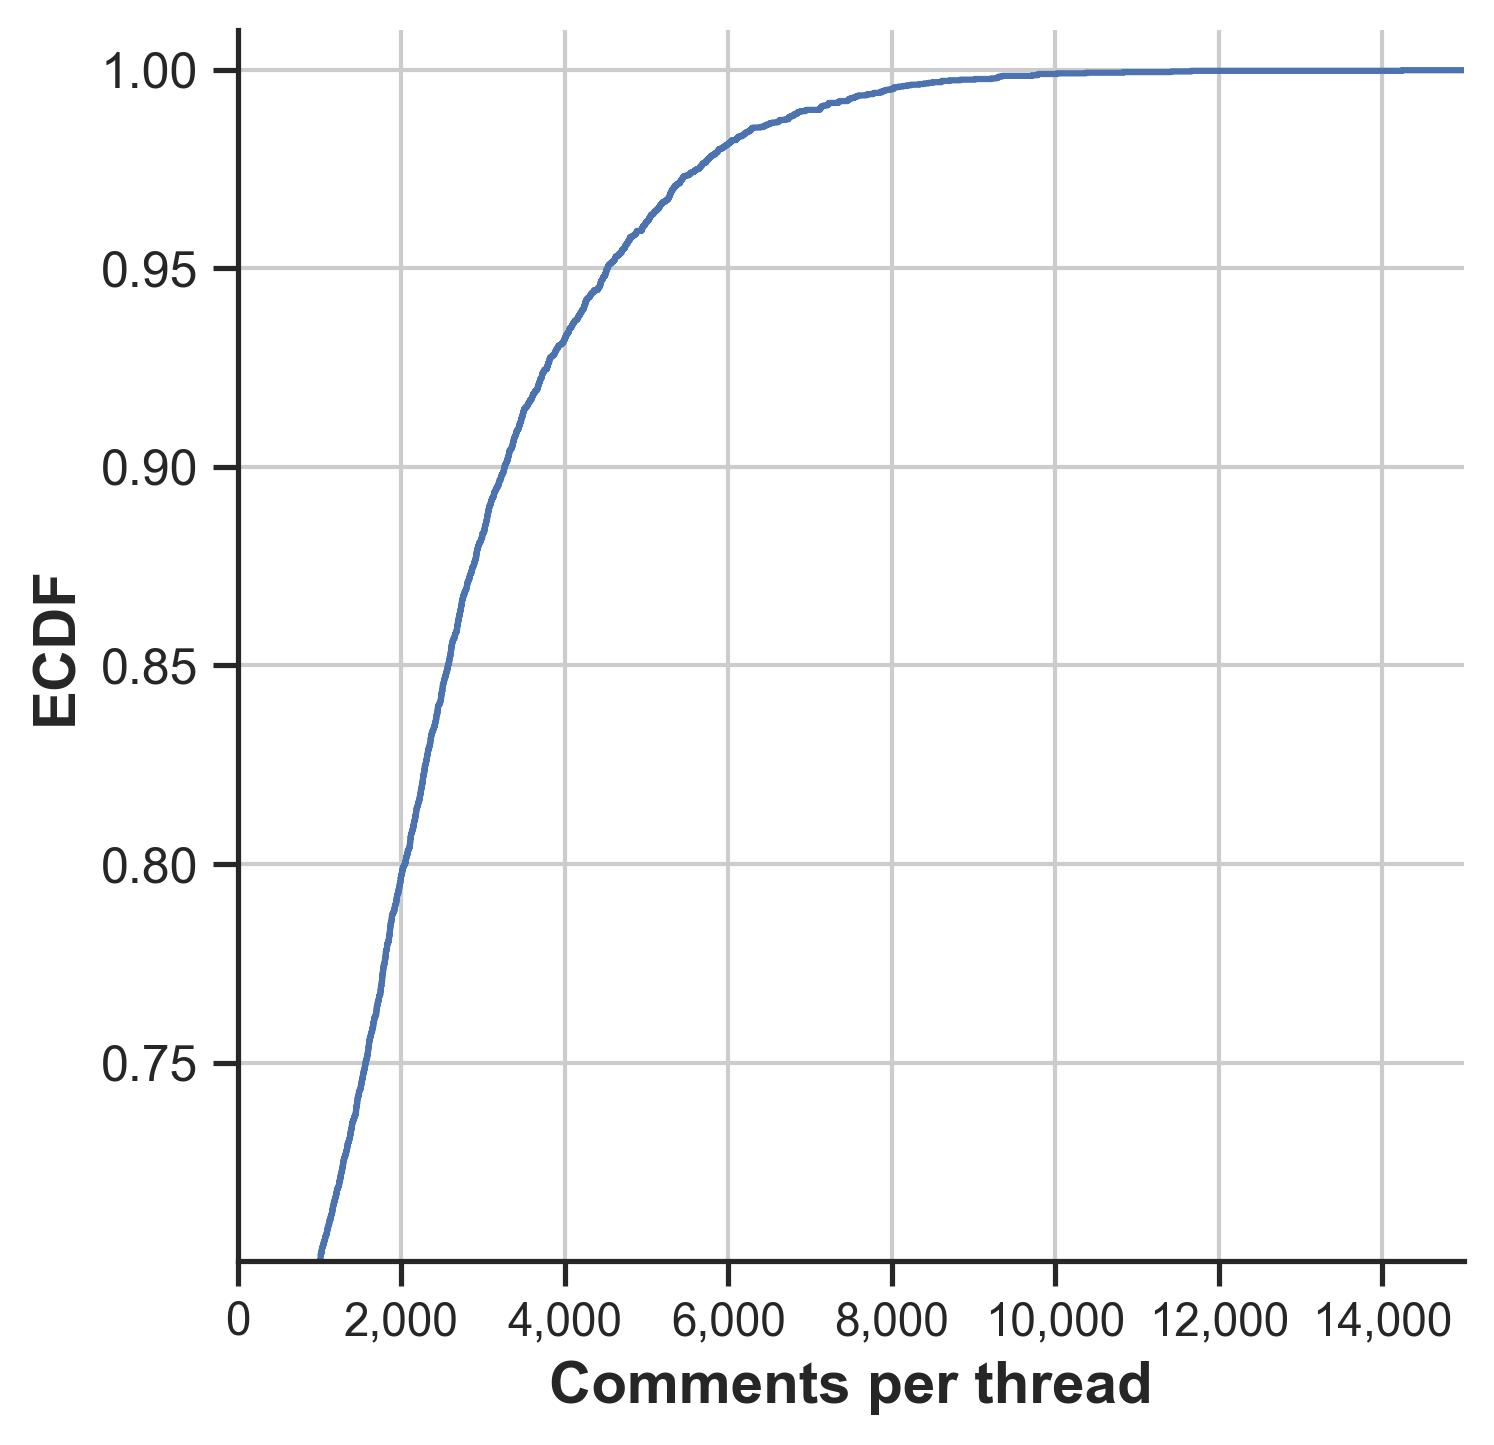

Write Python code to recreate this figure.
import pandas as pd

import matplotlib.pyplot as plt
import matplotlib.ticker as ticker
import seaborn as sns

DATA_INPUT_FILE = './fig1a_data.csv'
FIG_OUTPUT_FILE = './fig1a.jpeg'


def main():
    df = pd.read_csv(DATA_INPUT_FILE)

    plt.figure(figsize=(6, 6))
    sns.set_theme(style='ticks', palette='deep')
    g = sns.displot(
            data=df,
            x='num_comments',
            kind='ecdf')

    g.ax.set_xlim(0, 15000)
    g.ax.xaxis.set_major_locator(ticker.MultipleLocator(2000))
    g.ax.xaxis.set_major_formatter(
            ticker.FuncFormatter(lambda x, pos: f'{int(x):,}'))
    g.ax.tick_params(axis='x', labelsize=11)
    g.ax.tick_params(axis='y', labelsize=12)

    g.ax.set_ylim(0.7, 1.01)
    g.ax.set_yticks([0.75, 0.8, 0.85, 0.9, 0.95, 1])

    g.ax.xaxis.grid(True, 'major', linewidth=1)
    g.ax.yaxis.grid(True, 'major', linewidth=1)

    g.ax.set_xlabel('Comments per thread', fontsize=14, fontweight='bold')
    g.ax.set_ylabel('ECDF', fontsize=14, fontweight='bold')

    plt.savefig(FIG_OUTPUT_FILE, dpi=300, bbox_inches='tight')


if __name__ == '__main__':
    main()
